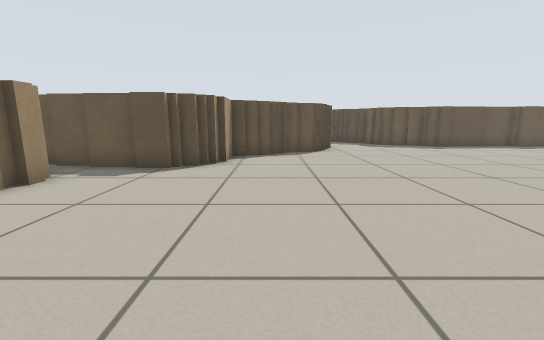
View 1 (above)

13 first-person views from a walk through a Stage world. The camera is 0.62 m above the floor, tilts 10° down and sees 90° across. Floor lines are 1 m apart. The floor is counted in squares, 0.5 m on a side. Each view is taken from the middle of a square. On the plan, view 1 faces up. The plan holds only what a view shows up to about 12 squares ahead; the rest is blank. The place goes on beyond the plan. The robots in the file are not drawn.

View 2
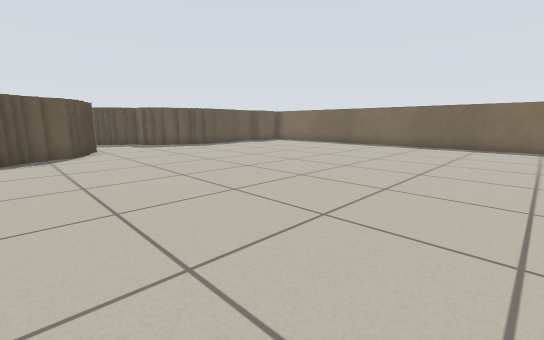

View 3
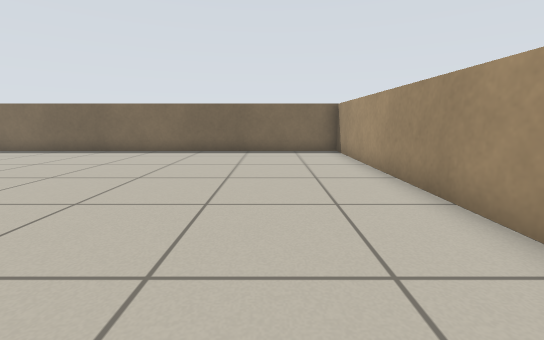

View 4
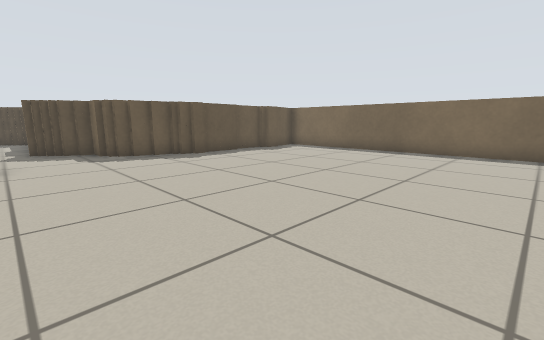

View 5
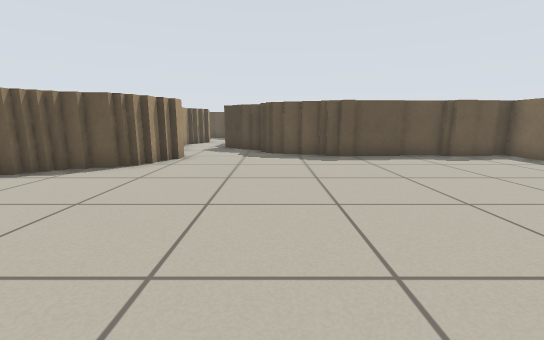

View 6
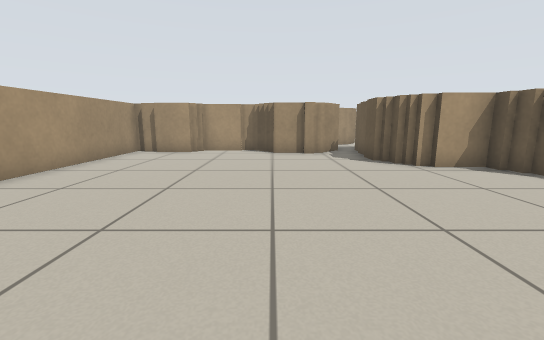

View 7
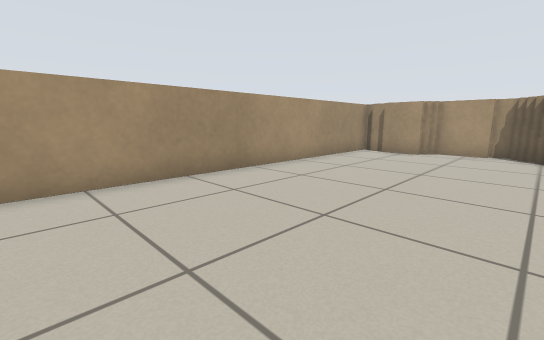

View 8
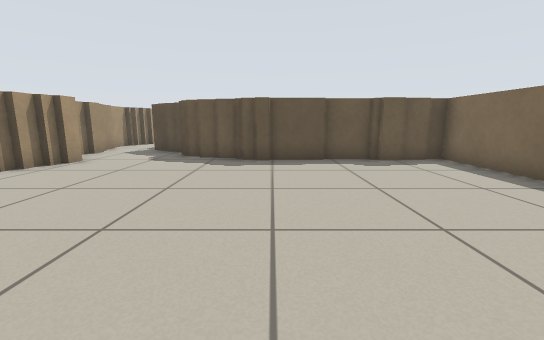

View 9
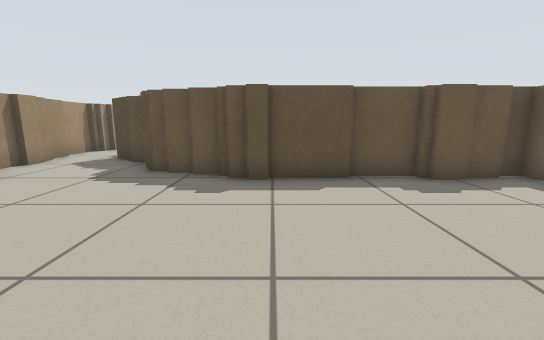

View 10
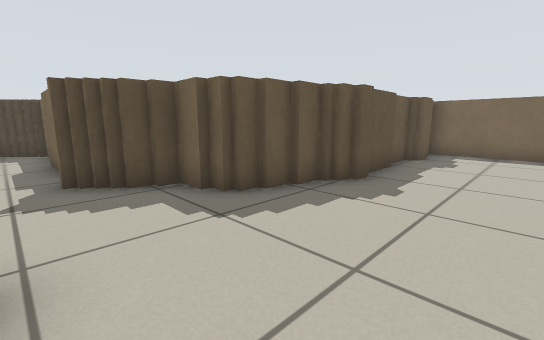

View 11
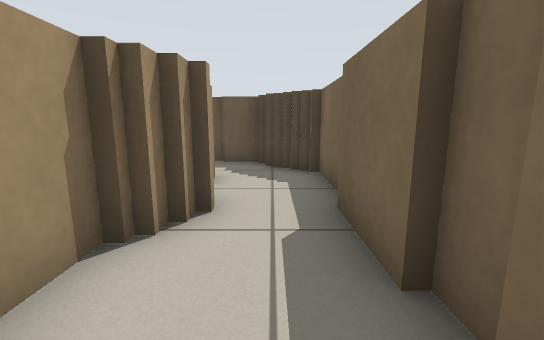

View 12
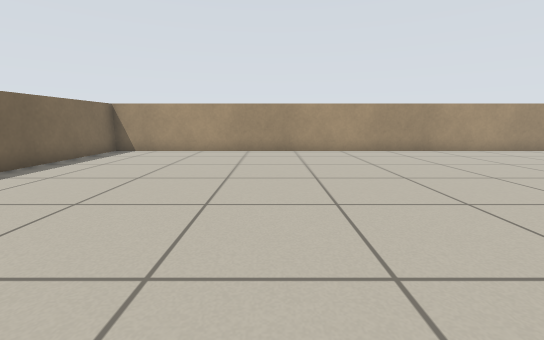

View 13
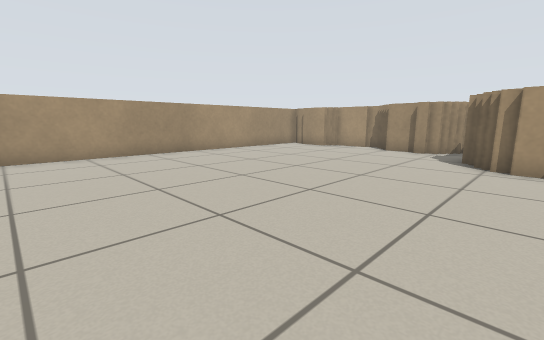

### Floor plan
Points are (right, up) in squares from view 1. A wall is a line through its corners. A room is listed if a view was taken in it or the views show most of it. See-through windows are left out.
Room 1 (views 1, 2, 3, 4, 5, 6, 7, 8, 9, 10, 11, 12, 13)
walls: (1.8, 11.3) (1, 11.3); (1.1, 11.1) (0.5, 11.1); (2.2, 12.2) (2.2, 11.8); (0, 10.3) (-0.6, 10.3); (2.4, 12.9) (2.4, 12.1); (-0.9, 9.9) (-1.5, 9.9) (-1.5, 8.5); (2.6, 13.2) (2.6, 12.8); (-1.7, 8.6) (-1.7, 8); (-2, 7.7) (-2.6, 7.7); (9, 13.8) (8.4, 13.8); (8.5, 14) (8, 14); (2.8, 13.9) (2.8, 13.1); (7.9, 14.4) (7, 14.4); (7.1, 14.6) (6.4, 14.6); (6.5, 14.8) (5.8, 14.8) (5.8, 15.5); (-2.8, 7.3) (-3.8, 7.3); (10.8, 14) (8.9, 14); (5.5, 15.4) (5.5, 16.2) (5, 16.2); (-3.8, 7.5) (-5.1, 7.5); (12.4, 14.2) (10.8, 14.2); (5.1, 16.4) (4.6, 16.4); (13.2, 13.8) (12.5, 13.8); (1.7, 15.9) (1.7, 15.1); (-4.8, 5.8) (-4.8, 5.2); (-5.1, 6.1) (-5.1, 5.6); (-5.1, 5.4) (-5.1, 4); (-5.1, 7.7) (-6.2, 7.7); (1.9, 16.5) (1.9, 15.8); (14.1, 14) (13.2, 14); (1.7, 17.1) (1.7, 16.6); (-6, 2.8) (-6, 1); (-5.3, 0.8) (-5.3, -0.9); (-6.2, 3.4) (-6.2, 2.6); (-5.5, -0.8) (-5.5, -1.5); (-5.7, -1.8) (14.8, -1.8) (14.8, 14.2) (14.1, 14.2)
ways out: opening at (3, 18) to room 2
Room 2 (no view inside)
walls: (4, 18.8) (4, 20.9); (4.2, 18.2) (4.2, 18.9); (1.5, 18.1) (1.5, 17.2); (1.7, 20.2) (1.7, 19.8); (1.3, 19.8) (1.3, 18.2); (1.9, 20.8) (1.9, 20.1)
ways out: opening at (3, 18) to room 1; opening at (3, 21)

Positions as (right, up) in squares from view 1, and headings:
1: (0, 0), facing up
2: (0, 0), facing up-right
3: (3, 1), facing right
4: (3, 4), facing up-right
5: (6, 4), facing up
6: (6, 4), facing left
7: (6, 4), facing down-left
8: (9, 5), facing up
9: (9, 8), facing up
10: (3, 11), facing up-right
11: (3, 17), facing up
12: (8, 10), facing down
13: (7, 9), facing down-left
